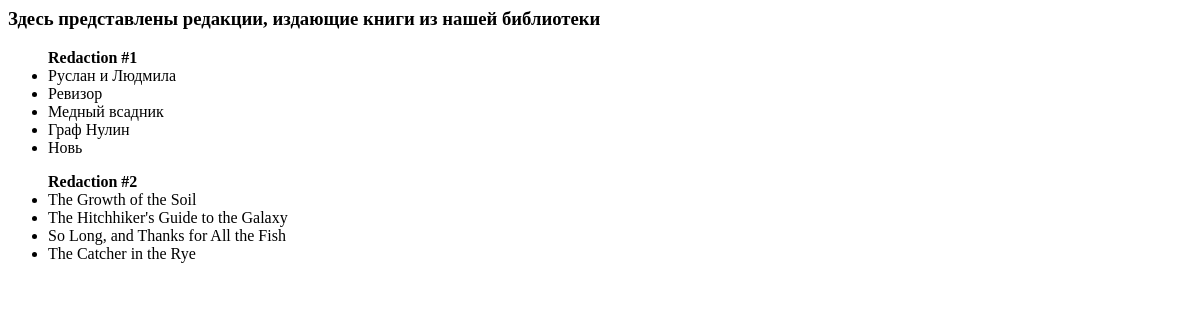
Page /redactions/ on the earlier database version.
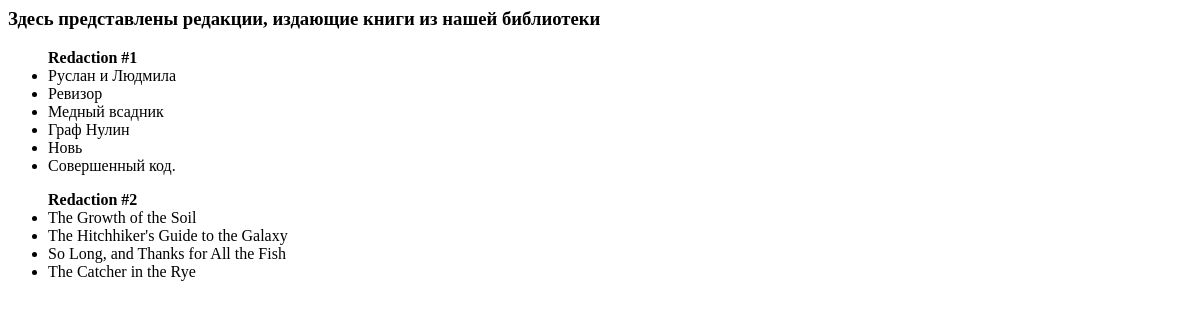
Same page on the later database version.
### p_library/models.py (models this page shows, shortened)
class Redaction(models.Model):
    name = models.TextField()
    creation_year = models.SmallIntegerField()
    description = models.TextField()

class Book(models.Model):
    ISBN = models.CharField(max_length=13)
    title = models.TextField()
    description = models.TextField()
    year_release = models.SmallIntegerField()
    author = models.ForeignKey(Author, on_delete=models.CASCADE)
    redaction = models.ForeignKey(Redaction, on_delete=models.CASCADE)
    friend = models.ForeignKey(Friend, on_delete=models.CASCADE, blank = True, null = True)
    price = models.DecimalField(max_digits=10, decimal_places=2)
    copy_count = models.SmallIntegerField(default = 1)
    image = models.ImageField(upload_to='book_images/', blank=True)

### p_library/views.py (the view)
# urls.py: path('redactions/', views.redactions),
def redactions(request):
    template = loader.get_template('redactions.html')
    redactions = Redaction.objects.all()
    books = Book.objects.all()
    redactions_data = {
        "redactions": redactions,
        "books": books,
    }
    return HttpResponse(template.render(redactions_data, request))

### p_library/templates/redactions.html (shortened to what this page needs)
<h3 style='margin-bottom = 10px'>Здесь представлены редакции, издающие книги из нашей библиотеки</h3>
{% for r in redactions %}
    <ul class="list-group"><b>{{r.name}}</b>
        {% for book in books %}
            {%if book.redaction == r%}
                <li class="list-group-item">{{book.title}}</li>
            {% endif %}
        {% endfor %}
    </ul>
{% endfor %}

Differences in the rows shown:
added Book: title "Совершенный код.", shown under Redaction "Redaction #1"
